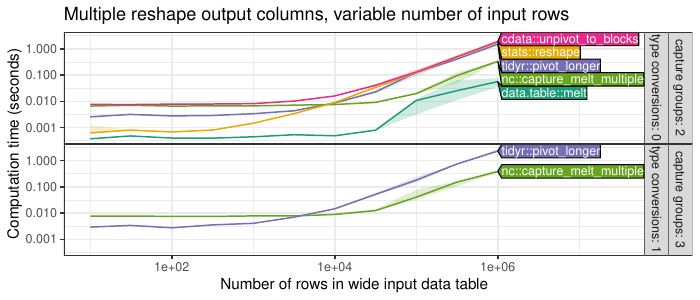

R code for this plot:
source("packages.R")

pkg.color <- c(
  "data.table::melt"="#1B9E77",
  "reshape2::melt"="#D95F02",
  "tidyr::gather"="#7570B3",
  "tidyr::pivot_longer"="#7570B3",
  "cdata::unpivot_to_blocks"="#E7298A",
  "cdata::rowrecs_to_blocks"="#E7298A",
  "nc::capture_melt_multiple"="#66A61E",
  "stats::reshape"="#E6AB02",
  "utils::stack"="#E6AB02",
  "#A6761D", "#666666")

iris.timings <- rbind(
  data.table(
    "capture groups"=2, "type conversions"=0,
    readRDS("figure-iris-rows-data.rds")),
  data.table(
    "capture groups"=3, "type conversions"=1,
    readRDS("figure-iris-rows-convert-data.rds")))

iris.timings[, seconds := time/1e9]
stats.timings <- iris.timings[, .(
  median=median(seconds),
  q25=quantile(seconds, 0.25),
  q75=quantile(seconds, 0.75)
), by=.(`capture groups`, `type conversions`, N.row, expr)]

gg <- ggplot()+
  ggtitle("Multiple reshape output columns, variable number of input rows")+
  theme_bw()+
  theme(panel.spacing=grid::unit(0, "lines"))+
  scale_color_manual(values=pkg.color)+
  scale_fill_manual(values=pkg.color)+
  facet_grid(
    `capture groups` + `type conversions` ~ .,
    ##scales="free",
    labeller=label_both)+
  geom_line(aes(
    N.row, median, color=expr),
    data=stats.timings)+
  geom_ribbon(aes(
    N.row, ymin=q25, ymax=q75, fill=expr),
    alpha=0.2,
    data=stats.timings)+
  scale_x_log10(
    "Number of rows in wide input data table",
    limits=c(NA, max(stats.timings$N.row)*30))+
  scale_y_log10(
    "Computation time (seconds)")
dl <- directlabels::direct.label(gg, list(cex=0.75, "last.polygons"))

pdf("figure-iris-rows.pdf", 7, 3)
print(dl)
dev.off()

png("figure-iris-rows.png", 7, 3, units="in", res=100)
print(dl)
dev.off()
